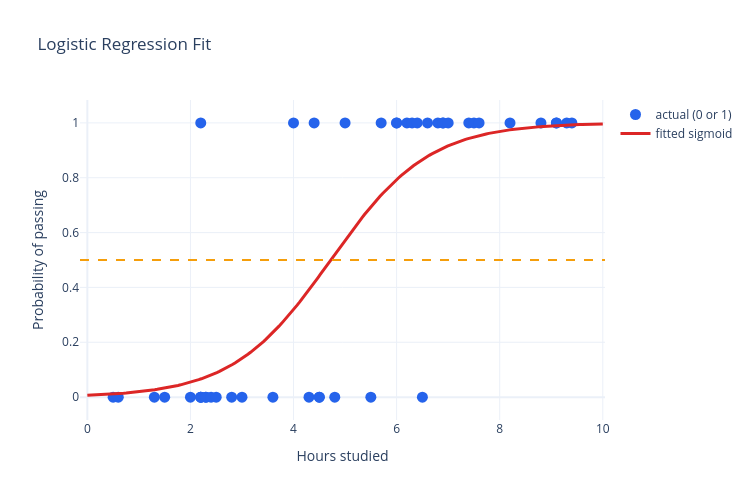

The cell this chart's notebook holds for it:
### Markdown cell above
<details>
<summary>Show code</summary>

```python
logistic_model = LogisticRegression()
logistic_model.fit(pass_df[["hours_studied"]], pass_df["passed"])

curve_x = np.linspace(0, 10, 200)
curve_y = sigmoid(logistic_model.coef_[0][0] * curve_x + logistic_model.intercept_[0])

fit_figure = go.Figure()
fit_figure.add_trace(
    go.Scatter(x=pass_df["hours_studied"], y=pass_df["passed"], mode="markers",
               marker=dict(size=11, color="#2563eb"), name="actual (0 or 1)")
)
fit_figure.add_trace(
    go.Scatter(x=curve_x, y=curve_y, mode="lines", line=dict(color="#dc2626", width=3), name="fitted sigmoid")
)
fit_figure.add_hline(y=0.5, line=dict(color="#f59e0b", width=2, dash="dash"))
fit_figure.update_layout(
    title="Logistic Regression Fit",
    xaxis_title="Hours studied", yaxis_title="Probability of passing",
    template="plotly_white", width=750, height=500,
)
fit_figure.show()

print(f"coef: {logistic_model.coef_[0][0]:.3f}   intercept: {logistic_model.intercept_[0]:.3f}")
```

</details>

### Code cell
logistic_model = LogisticRegression()
logistic_model.fit(pass_df[["hours_studied"]], pass_df["passed"])

curve_x = np.linspace(0, 10, 200)
curve_y = sigmoid(logistic_model.coef_[0][0] * curve_x + logistic_model.intercept_[0])

fit_figure = go.Figure()
fit_figure.add_trace(
    go.Scatter(x=pass_df["hours_studied"], y=pass_df["passed"], mode="markers",
               marker=dict(size=11, color="#2563eb"), name="actual (0 or 1)")
)
fit_figure.add_trace(
    go.Scatter(x=curve_x, y=curve_y, mode="lines", line=dict(color="#dc2626", width=3), name="fitted sigmoid")
)
fit_figure.add_hline(y=0.5, line=dict(color="#f59e0b", width=2, dash="dash"))
fit_figure.update_layout(
    title="Logistic Regression Fit",
    xaxis_title="Hours studied", yaxis_title="Probability of passing",
    template="plotly_white", width=750, height=500,
)
fit_figure.show()

print(f"coef: {logistic_model.coef_[0][0]:.3f}   intercept: {logistic_model.intercept_[0]:.3f}")

### Figure 1 — Plotly figure (JSON) as saved in the notebook; plotly's stock layout.template omitted (floating-point values rounded to 4 significant figures; data arrays with more than 128 entries replaced by an {"elided": "..."} marker saying what was removed)
{"data": [{"marker": {"color": "#2563eb", "size": 11}, "mode": "markers", "name": "actual (0 or 1)", "type": "scatter", "x": [0.5, 0.6, 1.3, 1.5, 2.0, 2.2, 2.2, 2.2, 2.2, 2.3, 2.3, 2.4, 2.5, 2.8, 3.0, 3.6, 4.0, 4.3, 4.4, 4.5, 4.5, 4.8, 5.0, 5.5, 5.7, 6.0, 6.0, 6.2, 6.3, 6.4, 6.5, 6.6, 6.8, 6.9, 6.9, 7.0, 7.4, 7.5, 7.6, 8.2, 8.8, 9.1, 9.1, 9.3, 9.4], "y": [0, 0, 0, 0, 0, 0, 1, 0, 0, 0, 0, 0, 0, 0, 0, 0, 1, 0, 1, 0, 0, 0, 1, 0, 1, 1, 1, 1, 1, 1, 0, 1, 1, 1, 1, 1, 1, 1, 1, 1, 1, 1, 1, 1, 1]}, {"line": {"color": "#dc2626", "width": 3}, "mode": "lines", "name": "fitted sigmoid", "type": "scatter", "x": {"elided": "200 float values"}, "y": {"elided": "200 float values"}}], "layout": {"height": 500, "shapes": [{"line": {"color": "#f59e0b", "dash": "dash", "width": 2}, "type": "line", "x0": 0, "x1": 1, "xref": "x domain", "y0": 0.5, "y1": 0.5, "yref": "y"}], "title": {"text": "Logistic Regression Fit"}, "width": 750, "xaxis": {"title": {"text": "Hours studied"}}, "yaxis": {"title": {"text": "Probability of passing"}}}}
